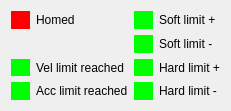
   <widget class="QWidget" name="layoutWidget_7">
    <property name="geometry">
     <rect>
      <x>840</x>
      <y>170</y>
      <width>231</width>
      <height>111</height>
     </rect>
    </property>
    <layout class="QGridLayout" name="gridLayout_17">
     <item row="0" column="0">
      <widget class="QLabel" name="label_alpha2_homed">
       <property name="styleSheet">
        <string>background-color: rgb(255, 0, 0);</string>
       </property>
       <property name="text">
        <string/>
       </property>
      </widget>
     </item>
     <item row="0" column="1">
      <widget class="QLabel" name="label_80">
       <property name="text">
        <string>Homed</string>
       </property>
      </widget>
     </item>
     <item row="0" column="2">
      <widget class="QLabel" name="label_alpha2_soft_limitP">
       <property name="styleSheet">
        <string>background-color: rgb(0, 255, 0);</string>
       </property>
       <property name="text">
        <string/>
       </property>
      </widget>
     </item>
     <item row="0" column="3">
      <widget class="QLabel" name="label_81">
       <property name="text">
        <string>Soft limit +</string>
       </property>
      </widget>
     </item>
     <item row="1" column="2">
      <widget class="QLabel" name="label_alpha2_soft_limitM">
       <property name="styleSheet">
        <string>background-color: rgb(0, 255, 0);</string>
       </property>
       <property name="text">
        <string/>
       </property>
      </widget>
     </item>
     <item row="1" column="3">
      <widget class="QLabel" name="label_83">
       <property name="text">
        <string>Soft limit -</string>
       </property>
      </widget>
     </item>
     <item row="2" column="0">
      <widget class="QLabel" name="label_alpha2_vel_limit">
       <property name="styleSheet">
        <string>background-color: rgb(0, 255, 0);</string>
       </property>
       <property name="text">
        <string/>
       </property>
      </widget>
     </item>
     <item row="2" column="1">
      <widget class="QLabel" name="label_84">
       <property name="text">
        <string>Vel limit reached</string>
       </property>
      </widget>
     </item>
     <item row="2" column="2">
      <widget class="QLabel" name="label_alpha2_hard_limitP">
       <property name="styleSheet">
        <string>background-color: rgb(0, 255, 0);</string>
       </property>
       <property name="text">
        <string/>
       </property>
      </widget>
     </item>
     <item row="2" column="3">
      <widget class="QLabel" name="label_85">
       <property name="text">
        <string>Hard limit +</string>
       </property>
      </widget>
     </item>
     <item row="3" column="0">
      <widget class="QLabel" name="label_alpha2_acc_limit">
       <property name="styleSheet">
        <string>background-color: rgb(0, 255, 0);</string>
       </property>
       <property name="text">
        <string/>
       </property>
      </widget>
     </item>
     <item row="3" column="1">
      <widget class="QLabel" name="label_86">
       <property name="text">
        <string>Acc limit reached</string>
       </property>
      </widget>
     </item>
     <item row="3" column="2">
      <widget class="QLabel" name="label_alpha2_hard_limitM">
       <property name="styleSheet">
        <string>background-color: rgb(0, 255, 0);</string>
       </property>
       <property name="text">
        <string/>
       </property>
      </widget>
     </item>
     <item row="3" column="3">
      <widget class="QLabel" name="label_87">
       <property name="text">
        <string>Hard limit -</string>
       </property>
      </widget>
     </item>
    </layout>
   </widget>
